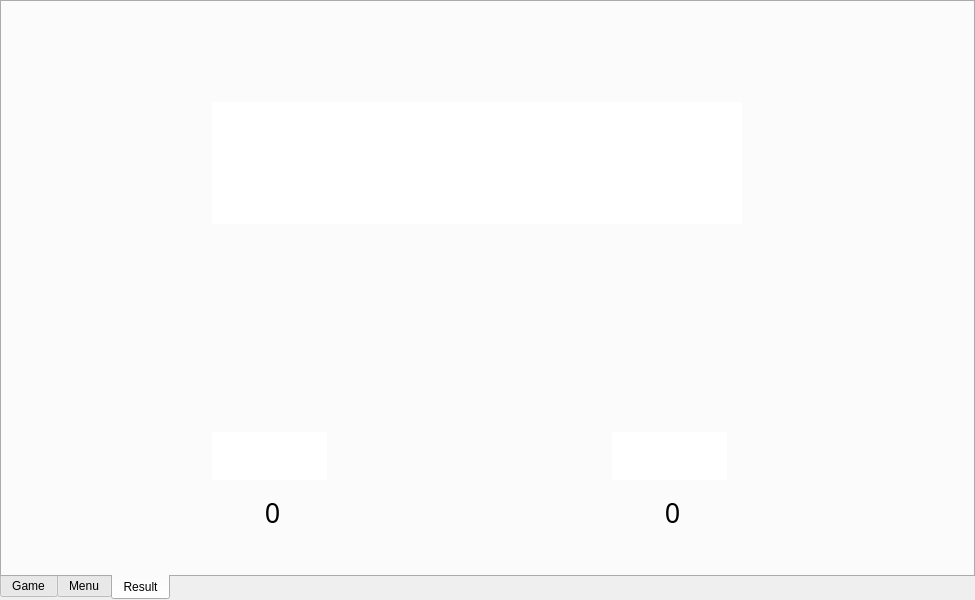
<?xml version="1.0" encoding="UTF-8"?>
<ui version="4.0">
 <class>MainWindow</class>
 <widget class="QMainWindow" name="MainWindow">
  <property name="windowModality">
   <enum>Qt::NonModal</enum>
  </property>
  <property name="geometry">
   <rect>
    <x>0</x>
    <y>0</y>
    <width>975</width>
    <height>600</height>
   </rect>
  </property>
  <property name="minimumSize">
   <size>
    <width>975</width>
    <height>600</height>
   </size>
  </property>
  <property name="maximumSize">
   <size>
    <width>975</width>
    <height>600</height>
   </size>
  </property>
  <property name="sizeIncrement">
   <size>
    <width>0</width>
    <height>0</height>
   </size>
  </property>
  <property name="baseSize">
   <size>
    <width>800</width>
    <height>600</height>
   </size>
  </property>
  <property name="font">
   <font>
    <family>Yu Gothic UI</family>
    <weight>50</weight>
    <italic>false</italic>
    <bold>false</bold>
    <underline>false</underline>
    <stylestrategy>PreferDefault</stylestrategy>
    <kerning>true</kerning>
   </font>
  </property>
  <property name="cursor">
   <cursorShape>ArrowCursor</cursorShape>
  </property>
  <property name="contextMenuPolicy">
   <enum>Qt::NoContextMenu</enum>
  </property>
  <property name="windowTitle">
   <string>Snake</string>
  </property>
  <property name="windowOpacity">
   <double>1.000000000000000</double>
  </property>
  <property name="layoutDirection">
   <enum>Qt::LeftToRight</enum>
  </property>
  <property name="autoFillBackground">
   <bool>false</bool>
  </property>
  <property name="styleSheet">
   <string notr="true"/>
  </property>
  <property name="animated">
   <bool>false</bool>
  </property>
  <property name="documentMode">
   <bool>false</bool>
  </property>
  <property name="tabShape">
   <enum>QTabWidget::Triangular</enum>
  </property>
  <property name="dockNestingEnabled">
   <bool>false</bool>
  </property>
  <widget class="QWidget" name="centralWidget">
   <property name="enabled">
    <bool>true</bool>
   </property>
   <property name="minimumSize">
    <size>
     <width>975</width>
     <height>600</height>
    </size>
   </property>
   <property name="maximumSize">
    <size>
     <width>975</width>
     <height>600</height>
    </size>
   </property>
   <property name="styleSheet">
    <string notr="true"/>
   </property>
   <layout class="QFormLayout" name="formLayout">
    <property name="sizeConstraint">
     <enum>QLayout::SetNoConstraint</enum>
    </property>
    <property name="fieldGrowthPolicy">
     <enum>QFormLayout::FieldsStayAtSizeHint</enum>
    </property>
    <property name="rowWrapPolicy">
     <enum>QFormLayout::DontWrapRows</enum>
    </property>
    <property name="labelAlignment">
     <set>Qt::AlignJustify|Qt::AlignVCenter</set>
    </property>
    <property name="horizontalSpacing">
     <number>0</number>
    </property>
    <property name="verticalSpacing">
     <number>0</number>
    </property>
    <property name="leftMargin">
     <number>0</number>
    </property>
    <property name="topMargin">
     <number>0</number>
    </property>
    <property name="rightMargin">
     <number>0</number>
    </property>
    <property name="bottomMargin">
     <number>0</number>
    </property>
    <item row="0" column="1">
     <widget class="QTabWidget" name="tabWidget">
      <property name="enabled">
       <bool>true</bool>
      </property>
      <property name="minimumSize">
       <size>
        <width>975</width>
        <height>600</height>
       </size>
      </property>
      <property name="maximumSize">
       <size>
        <width>975</width>
        <height>600</height>
       </size>
      </property>
      <property name="styleSheet">
       <string notr="true"/>
      </property>
      <property name="tabPosition">
       <enum>QTabWidget::South</enum>
      </property>
      <property name="tabShape">
       <enum>QTabWidget::Rounded</enum>
      </property>
      <property name="currentIndex">
       <number>2</number>
      </property>
      <property name="elideMode">
       <enum>Qt::ElideNone</enum>
      </property>
      <property name="usesScrollButtons">
       <bool>false</bool>
      </property>
      <property name="tabsClosable">
       <bool>false</bool>
      </property>
      <property name="movable">
       <bool>false</bool>
      </property>
      <property name="tabBarAutoHide">
       <bool>false</bool>
      </property>
      <widget class="QWidget" name="tab">
       <property name="styleSheet">
        <string notr="true"/>
       </property>
       <attribute name="title">
        <string>Game</string>
       </attribute>
       <widget class="QFrame" name="gameFrame">
        <property name="enabled">
         <bool>false</bool>
        </property>
        <property name="geometry">
         <rect>
          <x>0</x>
          <y>0</y>
          <width>970</width>
          <height>550</height>
         </rect>
        </property>
        <property name="sizePolicy">
         <sizepolicy hsizetype="Preferred" vsizetype="Preferred">
          <horstretch>0</horstretch>
          <verstretch>0</verstretch>
         </sizepolicy>
        </property>
        <property name="minimumSize">
         <size>
          <width>970</width>
          <height>550</height>
         </size>
        </property>
        <property name="maximumSize">
         <size>
          <width>1000</width>
          <height>562</height>
         </size>
        </property>
        <property name="sizeIncrement">
         <size>
          <width>0</width>
          <height>0</height>
         </size>
        </property>
        <property name="whatsThis">
         <string/>
        </property>
        <property name="inputMethodHints">
         <set>Qt::ImhNone</set>
        </property>
        <property name="frameShape">
         <enum>QFrame::NoFrame</enum>
        </property>
        <property name="frameShadow">
         <enum>QFrame::Raised</enum>
        </property>
        <property name="lineWidth">
         <number>3</number>
        </property>
        <property name="midLineWidth">
         <number>100</number>
        </property>
        <layout class="QGridLayout" name="gridLayout_2">
         <property name="sizeConstraint">
          <enum>QLayout::SetDefaultConstraint</enum>
         </property>
         <property name="leftMargin">
          <number>0</number>
         </property>
         <property name="topMargin">
          <number>0</number>
         </property>
         <property name="rightMargin">
          <number>0</number>
         </property>
         <property name="bottomMargin">
          <number>0</number>
         </property>
         <property name="horizontalSpacing">
          <number>6</number>
         </property>
         <property name="verticalSpacing">
          <number>3</number>
         </property>
        </layout>
       </widget>
       <widget class="QLabel" name="scoreLabel">
        <property name="geometry">
         <rect>
          <x>160</x>
          <y>570</y>
          <width>121</width>
          <height>21</height>
         </rect>
        </property>
        <property name="font">
         <font>
          <family>Papyrus</family>
          <pointsize>18</pointsize>
          <weight>50</weight>
          <italic>false</italic>
          <bold>false</bold>
         </font>
        </property>
        <property name="text">
         <string>0</string>
        </property>
        <property name="alignment">
         <set>Qt::AlignCenter</set>
        </property>
       </widget>
       <widget class="QLabel" name="timeLabel">
        <property name="geometry">
         <rect>
          <x>690</x>
          <y>570</y>
          <width>80</width>
          <height>21</height>
         </rect>
        </property>
        <property name="font">
         <font>
          <family>Papyrus</family>
          <pointsize>18</pointsize>
          <weight>50</weight>
          <italic>false</italic>
          <bold>false</bold>
         </font>
        </property>
        <property name="text">
         <string>00:00</string>
        </property>
        <property name="alignment">
         <set>Qt::AlignCenter</set>
        </property>
       </widget>
       <widget class="QLabel" name="highScoreLabel">
        <property name="geometry">
         <rect>
          <x>440</x>
          <y>570</y>
          <width>80</width>
          <height>21</height>
         </rect>
        </property>
        <property name="font">
         <font>
          <family>Papyrus</family>
          <pointsize>18</pointsize>
          <weight>50</weight>
          <italic>false</italic>
          <bold>false</bold>
         </font>
        </property>
        <property name="text">
         <string>0</string>
        </property>
        <property name="alignment">
         <set>Qt::AlignCenter</set>
        </property>
       </widget>
       <widget class="QLabel" name="timeText">
        <property name="geometry">
         <rect>
          <x>670</x>
          <y>550</y>
          <width>121</width>
          <height>21</height>
         </rect>
        </property>
        <property name="font">
         <font>
          <family>Papyrus</family>
          <pointsize>12</pointsize>
          <weight>50</weight>
          <italic>false</italic>
          <bold>false</bold>
         </font>
        </property>
        <property name="autoFillBackground">
         <bool>false</bool>
        </property>
        <property name="text">
         <string>Time</string>
        </property>
        <property name="alignment">
         <set>Qt::AlignCenter</set>
        </property>
       </widget>
       <widget class="QLabel" name="highScoreText">
        <property name="geometry">
         <rect>
          <x>420</x>
          <y>550</y>
          <width>121</width>
          <height>21</height>
         </rect>
        </property>
        <property name="font">
         <font>
          <family>Papyrus</family>
          <pointsize>12</pointsize>
          <weight>50</weight>
          <italic>false</italic>
          <bold>false</bold>
         </font>
        </property>
        <property name="text">
         <string>Best</string>
        </property>
        <property name="alignment">
         <set>Qt::AlignCenter</set>
        </property>
       </widget>
       <widget class="QLabel" name="scoreText">
        <property name="geometry">
         <rect>
          <x>160</x>
          <y>549</y>
          <width>121</width>
          <height>21</height>
         </rect>
        </property>
        <property name="font">
         <font>
          <family>Papyrus</family>
          <pointsize>12</pointsize>
          <weight>50</weight>
          <italic>false</italic>
          <bold>false</bold>
         </font>
        </property>
        <property name="text">
         <string>Your</string>
        </property>
        <property name="alignment">
         <set>Qt::AlignCenter</set>
        </property>
       </widget>
      </widget>
      <widget class="QWidget" name="tab_2">
       <property name="styleSheet">
        <string notr="true"/>
       </property>
       <attribute name="title">
        <string>Menu</string>
       </attribute>
       <widget class="QPushButton" name="pushStartGame">
        <property name="enabled">
         <bool>true</bool>
        </property>
        <property name="geometry">
         <rect>
          <x>170</x>
          <y>310</y>
          <width>200</width>
          <height>70</height>
         </rect>
        </property>
        <property name="minimumSize">
         <size>
          <width>200</width>
          <height>70</height>
         </size>
        </property>
        <property name="maximumSize">
         <size>
          <width>200</width>
          <height>70</height>
         </size>
        </property>
        <property name="cursor">
         <cursorShape>PointingHandCursor</cursorShape>
        </property>
        <property name="styleSheet">
         <string notr="true">#pushStartGame {
background-color: transparent;
border-image: url(:/buttons/pushStartGameNop.png);
background: none;
border: none;
background-repeat: none;
}
#pushStartGame:pressed
{
border-image:url(:/buttons/pushStartGamePressed.png);
}
#pushStartGame:hover
{
border-image: url(:/buttons/pushStartGamePressed.png);
}</string>
        </property>
        <property name="text">
         <string/>
        </property>
        <property name="checkable">
         <bool>true</bool>
        </property>
        <property name="checked">
         <bool>true</bool>
        </property>
        <property name="autoRepeat">
         <bool>false</bool>
        </property>
        <property name="autoExclusive">
         <bool>false</bool>
        </property>
        <property name="autoDefault">
         <bool>false</bool>
        </property>
        <property name="default">
         <bool>false</bool>
        </property>
        <property name="flat">
         <bool>false</bool>
        </property>
       </widget>
       <widget class="QPushButton" name="pushOptions">
        <property name="geometry">
         <rect>
          <x>370</x>
          <y>310</y>
          <width>200</width>
          <height>70</height>
         </rect>
        </property>
        <property name="minimumSize">
         <size>
          <width>200</width>
          <height>70</height>
         </size>
        </property>
        <property name="maximumSize">
         <size>
          <width>200</width>
          <height>70</height>
         </size>
        </property>
        <property name="cursor">
         <cursorShape>PointingHandCursor</cursorShape>
        </property>
        <property name="styleSheet">
         <string notr="true">#pushOptions {
background-color: transparent;
border-image: url(:/buttons/pushOptionsNop.png);
background: none;
border: none;
background-repeat: none;
}
#pushOptions:pressed
{
border-image:url(:/buttons/pushOptionsHover.png);
}
#pushOptions:hover
{
border-image:url(:/buttons/pushOptionsHover.png);
}</string>
        </property>
        <property name="text">
         <string/>
        </property>
       </widget>
       <widget class="QPushButton" name="pushExitGame">
        <property name="geometry">
         <rect>
          <x>570</x>
          <y>310</y>
          <width>200</width>
          <height>70</height>
         </rect>
        </property>
        <property name="minimumSize">
         <size>
          <width>200</width>
          <height>70</height>
         </size>
        </property>
        <property name="maximumSize">
         <size>
          <width>200</width>
          <height>70</height>
         </size>
        </property>
        <property name="cursor">
         <cursorShape>PointingHandCursor</cursorShape>
        </property>
        <property name="styleSheet">
         <string notr="true">#pushExitGame {
background-color: transparent;
border-image: url(:/buttons/pushExitGameNop.png);
background: none;
border: none;
background-repeat: none;
}
#pushExitGame:pressed
{
border-image:url(:/buttons/pushExitGameHover.png);
}
#pushExitGame:hover
{
border-image:url(:/buttons/pushExitGameHover.png);
}</string>
        </property>
        <property name="text">
         <string/>
        </property>
       </widget>
       <widget class="QGraphicsView" name="graphicsPause">
        <property name="geometry">
         <rect>
          <x>250</x>
          <y>250</y>
          <width>441</width>
          <height>39</height>
         </rect>
        </property>
        <property name="minimumSize">
         <size>
          <width>441</width>
          <height>39</height>
         </size>
        </property>
        <property name="maximumSize">
         <size>
          <width>441</width>
          <height>39</height>
         </size>
        </property>
        <property name="styleSheet">
         <string notr="true">#graphicsPause {
background-color: transparent;
border-image: url(:/themes/themes/pause.png);
background: none;
border: none;
background-repeat: none;
}
</string>
        </property>
       </widget>
       <widget class="QGraphicsView" name="graphicsTitle">
        <property name="geometry">
         <rect>
          <x>150</x>
          <y>100</y>
          <width>669</width>
          <height>112</height>
         </rect>
        </property>
        <property name="minimumSize">
         <size>
          <width>669</width>
          <height>112</height>
         </size>
        </property>
        <property name="maximumSize">
         <size>
          <width>669</width>
          <height>112</height>
         </size>
        </property>
        <property name="styleSheet">
         <string notr="true">#graphicsTitle {
background-color: transparent;
border-image: url(:/themes/themes/title.png);
background: none;
border: none;
background-repeat: none;
}
</string>
        </property>
       </widget>
      </widget>
      <widget class="QWidget" name="tab_3">
       <attribute name="title">
        <string>Result</string>
       </attribute>
       <widget class="QPushButton" name="pushRestart">
        <property name="enabled">
         <bool>true</bool>
        </property>
        <property name="geometry">
         <rect>
          <x>170</x>
          <y>310</y>
          <width>200</width>
          <height>70</height>
         </rect>
        </property>
        <property name="minimumSize">
         <size>
          <width>200</width>
          <height>70</height>
         </size>
        </property>
        <property name="maximumSize">
         <size>
          <width>200</width>
          <height>70</height>
         </size>
        </property>
        <property name="cursor">
         <cursorShape>PointingHandCursor</cursorShape>
        </property>
        <property name="styleSheet">
         <string notr="true">#pushRestart {
background-color: transparent;
border-image: url(:/buttons/pushRestartNop.png);
background: none;
border: none;
background-repeat: none;
}
#pushRestart:pressed
{
border-image: url(:/buttons/pushRestartHover.png);
}
#pushRestart:hover
{
border-image: url(:/buttons/pushRestartHover.png);
}</string>
        </property>
        <property name="text">
         <string/>
        </property>
        <property name="checkable">
         <bool>true</bool>
        </property>
        <property name="checked">
         <bool>true</bool>
        </property>
        <property name="autoRepeat">
         <bool>false</bool>
        </property>
        <property name="autoExclusive">
         <bool>false</bool>
        </property>
        <property name="autoDefault">
         <bool>false</bool>
        </property>
        <property name="default">
         <bool>false</bool>
        </property>
        <property name="flat">
         <bool>false</bool>
        </property>
       </widget>
       <widget class="QPushButton" name="pushExitOver">
        <property name="geometry">
         <rect>
          <x>570</x>
          <y>310</y>
          <width>200</width>
          <height>70</height>
         </rect>
        </property>
        <property name="minimumSize">
         <size>
          <width>200</width>
          <height>70</height>
         </size>
        </property>
        <property name="maximumSize">
         <size>
          <width>200</width>
          <height>70</height>
         </size>
        </property>
        <property name="cursor">
         <cursorShape>PointingHandCursor</cursorShape>
        </property>
        <property name="styleSheet">
         <string notr="true">#pushExitOver {
background-color: transparent;
border-image: url(:/buttons/pushExitGameNop.png);
background: none;
border: none;
background-repeat: none;
}
#pushExitOver:pressed
{
border-image:url(:/buttons/pushExitGameHover.png);
}
#pushExitOver:hover
{
border-image:url(:/buttons/pushExitGameHover.png);
}</string>
        </property>
        <property name="text">
         <string/>
        </property>
       </widget>
       <widget class="QPushButton" name="pushMenu">
        <property name="geometry">
         <rect>
          <x>370</x>
          <y>310</y>
          <width>200</width>
          <height>70</height>
         </rect>
        </property>
        <property name="minimumSize">
         <size>
          <width>200</width>
          <height>70</height>
         </size>
        </property>
        <property name="maximumSize">
         <size>
          <width>200</width>
          <height>70</height>
         </size>
        </property>
        <property name="cursor">
         <cursorShape>PointingHandCursor</cursorShape>
        </property>
        <property name="styleSheet">
         <string notr="true">#pushMenu {
background-color: transparent;
border-image: url(:/buttons/pushMenuNop.png);
background: none;
border: none;
background-repeat: none;
}
#pushMenu:pressed
{
border-image:url(:/buttons/pushMenuHover.png);
}
#pushMenu:hover
{
border-image:url(:/buttons/pushMenuHover.png);
}</string>
        </property>
        <property name="text">
         <string/>
        </property>
       </widget>
       <widget class="QLabel" name="scoreLabelResult">
        <property name="geometry">
         <rect>
          <x>180</x>
          <y>480</y>
          <width>181</width>
          <height>61</height>
         </rect>
        </property>
        <property name="font">
         <font>
          <family>Papyrus</family>
          <pointsize>20</pointsize>
         </font>
        </property>
        <property name="text">
         <string>0</string>
        </property>
        <property name="alignment">
         <set>Qt::AlignCenter</set>
        </property>
       </widget>
       <widget class="QLabel" name="highScoreLabelResult">
        <property name="geometry">
         <rect>
          <x>580</x>
          <y>480</y>
          <width>181</width>
          <height>61</height>
         </rect>
        </property>
        <property name="font">
         <font>
          <family>Papyrus</family>
          <pointsize>20</pointsize>
         </font>
        </property>
        <property name="text">
         <string>0</string>
        </property>
        <property name="alignment">
         <set>Qt::AlignCenter</set>
        </property>
       </widget>
       <widget class="QGraphicsView" name="graphicsYourScore">
        <property name="geometry">
         <rect>
          <x>210</x>
          <y>430</y>
          <width>115</width>
          <height>48</height>
         </rect>
        </property>
        <property name="minimumSize">
         <size>
          <width>115</width>
          <height>48</height>
         </size>
        </property>
        <property name="maximumSize">
         <size>
          <width>115</width>
          <height>48</height>
         </size>
        </property>
        <property name="styleSheet">
         <string notr="true">#graphicsYourScore {
background-color: transparent;
border-image: url(:/themes/themes/your.png);
background: none;
border: none;
background-repeat: none;
}
</string>
        </property>
       </widget>
       <widget class="QGraphicsView" name="graphicsBestScore">
        <property name="geometry">
         <rect>
          <x>610</x>
          <y>430</y>
          <width>115</width>
          <height>48</height>
         </rect>
        </property>
        <property name="minimumSize">
         <size>
          <width>115</width>
          <height>48</height>
         </size>
        </property>
        <property name="maximumSize">
         <size>
          <width>115</width>
          <height>48</height>
         </size>
        </property>
        <property name="styleSheet">
         <string notr="true">#graphicsBestScore {
background-color: transparent;
border-image: url(:/themes/themes/best.png);
background: none;
border: none;
background-repeat: none;
}
</string>
        </property>
       </widget>
       <widget class="QGraphicsView" name="graphicsOver">
        <property name="geometry">
         <rect>
          <x>210</x>
          <y>100</y>
          <width>530</width>
          <height>122</height>
         </rect>
        </property>
        <property name="minimumSize">
         <size>
          <width>530</width>
          <height>122</height>
         </size>
        </property>
        <property name="maximumSize">
         <size>
          <width>530</width>
          <height>122</height>
         </size>
        </property>
        <property name="styleSheet">
         <string notr="true">#graphicsOver {
background-color: transparent;
border-image: url(:/themes/themes/gameOver.png);
background: none;
border: none;
background-repeat: none;
}
</string>
        </property>
       </widget>
      </widget>
     </widget>
    </item>
   </layout>
  </widget>
  <action name="actionMotyw">
   <property name="text">
    <string>Motyw</string>
   </property>
  </action>
  <action name="actionOpcje">
   <property name="text">
    <string>Opcje</string>
   </property>
  </action>
  <action name="actionNowa_gra">
   <property name="text">
    <string>Nowa gra</string>
   </property>
  </action>
 </widget>
 <layoutdefault spacing="6" margin="11"/>
 <resources/>
 <connections/>
</ui>
